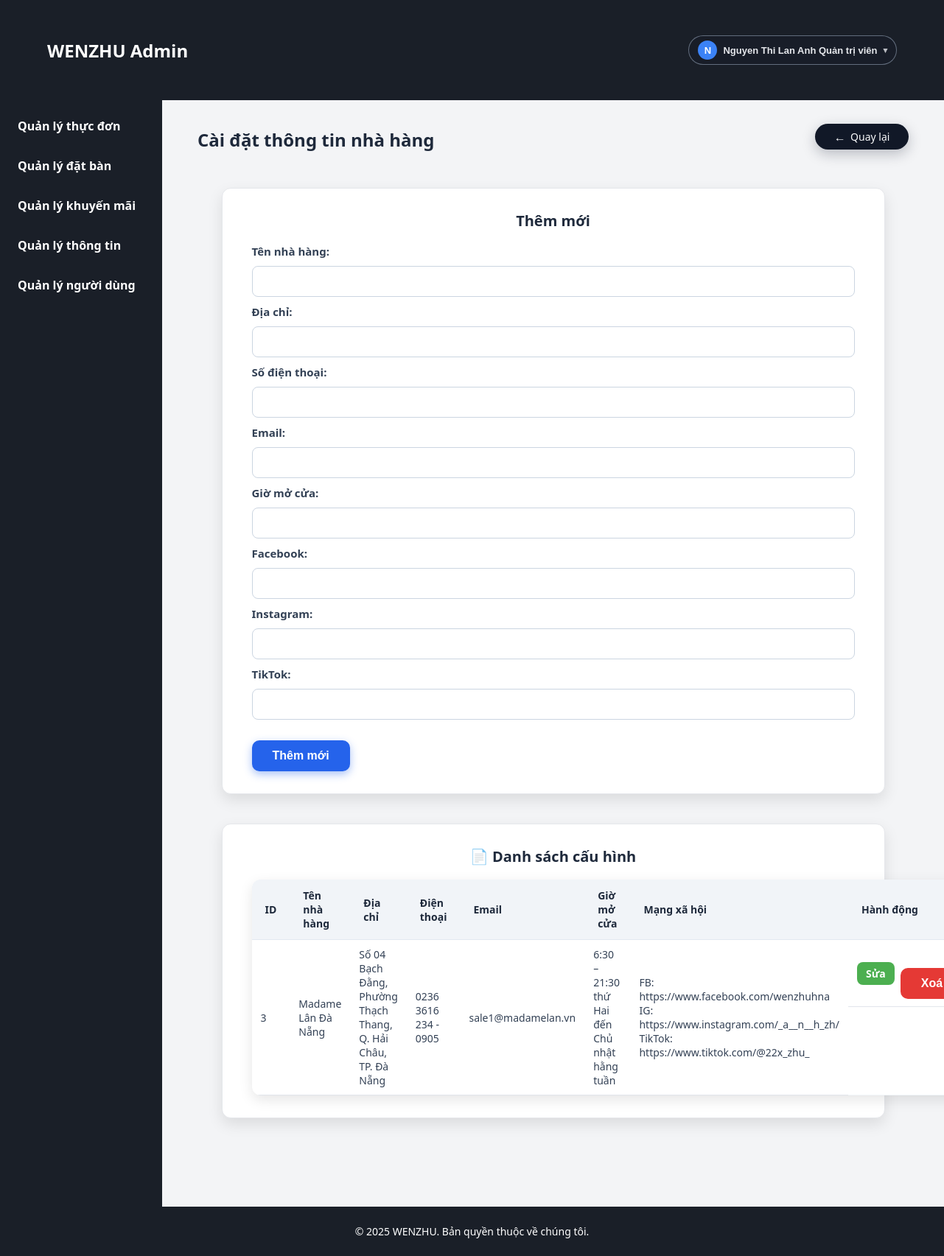
Page /admin/settings.php (signed in) on the committed database.
### tables this page shows
CREATE TABLE `settings` (
  `id` int(11) NOT NULL,
  `restaurant_name` varchar(100) DEFAULT NULL,
  `address` text DEFAULT NULL,
  `phone` varchar(20) DEFAULT NULL,
  `email` varchar(100) DEFAULT NULL,
  `open_hours` varchar(100) DEFAULT NULL,
  `social_links` longtext DEFAULT NULL
);

### includes/db.php (called while the page is built, shortened)
<?php
spl_autoload_register(function ($class) {
    $prefixes = [
        'App\\Controllers\\' => __DIR__ . '/../controllers/',
        'App\\Models\\'      => __DIR__ . '/classes/',
        'App\\Components\\'  => __DIR__ . '/classes/',
        'App\\'              => __DIR__ . '/classes/',
    ];
    foreach ($prefixes as $prefix => $baseDir) {
        $len = strlen($prefix);
        $relative = substr($class, $len);
        $file = $baseDir . str_replace('\\', '/', $relative) . '.php';
        if (is_file($file)) {
            return;
        }
    }
});
require_once __DIR__ . '/classes/db.php';
require_once __DIR__ . '/classes/auth.php';
require_once __DIR__ . '/classes/components.php';

### includes/classes/auth.php (called while the page is built, shortened)
<?php
final class Auth {
    public static function guardAdmin(): void {
        $role = $_SESSION['user_role'] ?? '';
    }
}

### controllers/SettingController.php (called while the page is built, shortened)
<?php
final class SettingController
{
    public function handleManage(): array
    {
        $message = '';
        $error = '';
        $edit_data = null;
        return [
            'message' => $message,
            'error' => $error,
            'edit_data' => $edit_data
        ];
    }
    public function listAll()
    {
        return Db::conn()->query("SELECT * FROM settings ORDER BY id DESC");
    }
}

### includes/classes/db.php (called while the page is built, shortened)
<?php
final class Db {
    private static ?\mysqli $conn = null;
    public static function conn(): \mysqli {
        if (!self::$conn) {
            self::$conn = new \mysqli('localhost', 'root', '', 'restaurant_db');
            self::$conn->set_charset('utf8mb4');
        }
        return self::$conn;
    }
}

### admin/settings.php (the view, shortened to what this page needs)
<?php
require_once __DIR__ . '/../includes/db.php';
$ctrl = new SettingController();
$result = $ctrl->handleManage();
$edit_data = $result['edit_data'];
$list = $ctrl->listAll();
?>
<!DOCTYPE html>
<html lang="vi">
<head>
  <link rel="stylesheet" href="../assets/css/admin.css?v=<?= time(); ?>">
</head>
<body>
<?php include 'header.php'; ?>
<div class="admin-dashboard">
  <main class="admin-overview">
    <div style="display:flex;justify-content:space-between;align-items:center;">
      <h2>Cài đặt thông tin nhà hàng</h2>
      <div class="admin-page-header">
    <a href="dashboard.php" class="admin-back-btn">
        <span class="admin-back-btn-icon">←</span>
        Quay lại
    </a>
</div>
    </div>
    <div class="form-container">
      <h3><?= $edit_data ? "Cập nhật ({$edit_data['id']})" : "Thêm mới" ?></h3>
      <form method="POST">
        <label>Tên nhà hàng:</label>
        <input type="text" name="restaurant_name" required
               value="<?= htmlspecialchars($edit_data['restaurant_name'] ?? '') ?>">
        <label>Địa chỉ:</label>
        <input type="text" name="address" required
               value="<?= htmlspecialchars($edit_data['address'] ?? '') ?>">
        <label>Số điện thoại:</label>
        <input type="text" name="phone"
               value="<?= htmlspecialchars($edit_data['phone'] ?? '') ?>">
        <label>Email:</label>
        <input type="email" name="email"
               value="<?= htmlspecialchars($edit_data['email'] ?? '') ?>">
        <label>Giờ mở cửa:</label>
        <input type="text" name="open_hours"
               value="<?= htmlspecialchars($edit_data['open_hours'] ?? '') ?>">
        <?php
          $social = json_decode($edit_data['social_links'] ?? '{}', true) ?? [];
        ?>
        <label>Facebook:</label>
        <input type="text" name="facebook" value="<?= htmlspecialchars($social['facebook'] ?? '') ?>">
        <label>Instagram:</label>
        <input type="text" name="instagram" value="<?= htmlspecialchars($social['instagram'] ?? '') ?>">
        <label>TikTok:</label>
        <input type="text" name="tiktok" value="<?= htmlspecialchars($social['tiktok'] ?? '') ?>">
        <div>
          <button type="submit" class="btn primary"><?= $edit_data ? 'Cập nhật' : 'Thêm mới' ?></button>
        </div>
      </form>
    </div>
    <div class="form-container">
      <h3>📄 Danh sách cấu hình</h3>
      <table>
        <thead>
          <tr>
            <th>ID</th>
            <th>Tên nhà hàng</th>
            <th>Địa chỉ</th>
            <th>Điện thoại</th>
            <th>Email</th>
            <th>Giờ mở cửa</th>
            <th>Mạng xã hội</th>
            <th>Hành động</th>
          </tr>
        </thead>
        <tbody>
        <?php if ($list && $list->num_rows): ?>
          <?php while ($row = $list->fetch_assoc()): ?>
            <?php $s = json_decode($row['social_links'], true) ?: []; ?>
            <tr>
              <td><?= $row['id'] ?></td>
              <td><?= htmlspecialchars($row['restaurant_name']) ?></td>
              <td><?= htmlspecialchars($row['address']) ?></td>
              <td><?= htmlspecialchars($row['phone']) ?></td>
              <td><?= htmlspecialchars($row['email']) ?></td>
              <td><?= htmlspecialchars($row['open_hours']) ?></td>
              <td>
                FB: <?= htmlspecialchars($s['facebook'] ?? '') ?><br>
                IG: <?= htmlspecialchars($s['instagram'] ?? '') ?><br>
                TikTok: <?= htmlspecialchars($s['tiktok'] ?? '') ?>
              </td>
              <td class="action-links">
                <a href="?id=<?= $row['id'] ?>" class="edit">Sửa</a>
                <form method="POST" style="display:inline;">
                  <button type="submit" class="delete"
                          onclick="return confirm('Bạn chắc chắn xoá cấu hình này?')">Xoá</button>
                </form>
              </td>
            </tr>
          <?php endwhile; ?>
        <?php else: ?>
          <tr><td colspan="8">Chưa có dữ liệu.</td></tr>
        <?php endif; ?>
        </tbody>
      </table>
    </div>
  </main>
</div>
</body>
</html>

### assets/css/admin.css (style rules this page uses)
* { margin: 0; padding: 0; box-sizing: border-box; }
body { font-family: 'Segoe UI', Tahoma, Geneva, Verdana, sans-serif; background: #f5f5f5; color: #070707; min-height: 100vh; display: flex; flex-direction: column; }
a { text-decoration: none; transition: all 0.3s ease; }
.admin-dashboard { display: flex; flex: 1; min-height: calc(100vh - 150px); }
.admin-overview { flex-grow: 1; padding: 2rem 3rem 5rem 3rem; background: #f3f4f6; }
.admin-overview h2 { color: #1e293b; font-size: 24px; }
.form-container { max-width: 900px; margin: 20px auto 40px; background: #fff; padding: 30px 40px; border-radius: 12px; box-shadow: 0 8px 20px rgba(0, 0, 0, 0.1); transition: box-shadow 0.3s ease; border: 1px solid #e5e7eb; }
.form-container h3 { margin-bottom: 18px; font-size: 20px; color: #1e293b; }
form label, .form-container label { display: block; font-weight: 600; margin-top: 20px; margin-bottom: 6px; color: #222; font-size: 15px; }
.form-container label { margin-top: 10px; margin-bottom: 5px; color: #334155; }
input, textarea, form input[type="text"], form input[type="number"], form input[type="email"], form input[type="password"], form textarea, form select, .form-container input[type="text"], .form-container input[type="email"], .form-container input[type="number"] { width: 100%; padding: 10px 14px; margin-top: 5px; border: 1.8px solid #ccc; border-radius: 8px; font-size: 15px; font-family: inherit; color: #444; transition: border-color 0.25s ease; }
.form-container input[type="text"], .form-container input[type="email"], .form-container input[type="number"] { padding: 10px 12px; border: 1px solid #cbd5e1; }
.btn, button[type="submit"] { display: inline-flex; align-items: center; justify-content: center; padding: 8px 18px; border-radius: 999px; border: 1px solid #d1d5db; background: #f9fafb; color: #111827; font-size: 14px; font-weight: 500; cursor: pointer; text-decoration: none; gap: 6px; transition: background-color 0.15s ease, box-shadow 0.15s ease, border-color 0.15s ease, transform 0.05s ease; }
button[type="submit"] { margin-top: 28px; background-color: #1a1f28; color: #fff; font-weight: 700; font-size: 16px; padding: 12px 28px; border: none; border-radius: 10px; box-shadow: 0 5px 12px rgba(255, 255, 255, 0.5); }
.btn.primary { background: #2563eb; border-color: #2563eb; color: #ffffff; box-shadow: 0 4px 12px rgba(37, 99, 235, 0.4); }
table { width: 100%; border-collapse: collapse; margin-top: 18px; background: white; border-radius: 12px; overflow: hidden; box-shadow: 0 6px 18px rgba(0, 0, 0, 0.1); }
thead { background: #f1f5f9; }
thead th, th { padding: 12px 18px; font-size: 14px; font-weight: 700; color: #1e293b; border-bottom: 1px solid #e2e8f0; text-align: left; user-select: none; }
th { background-color: #f1f4f8; color: #555; }
tbody tr { border-bottom: 1px solid #f1f5f9; }
tbody td, td { padding: 10px 12px; font-size: 14px; color: #334155; text-align: left; border-bottom: 1px solid #e1e5eb; vertical-align: middle; }
td { padding: 14px 18px; font-size: 15px; color: #444; }
.admin-overview td:last-child { text-align: center; }
.action-links, .actions-cell { display: flex; align-items: center; gap: 8px; white-space: nowrap; }
.action-links a { padding: 6px 12px; border-radius: 8px; font-weight: 600; font-size: 14px; user-select: none; display: inline-block; transition: background-color 0.3s ease; }
.action-links a.edit { background-color: #4caf50; color: #fff; }
.action-links .delete, .action-links a.delete { background: none; border: none; background-color: #e53935; color: #fff; font-weight: 600; cursor: pointer; }
h2, h3 { text-align: center; font-weight: 700; color: #222; margin-bottom: 25px; user-select: none; }
.admin-page-header { display: flex; align-items: center; justify-content: space-between; gap: 1.5rem; margin-bottom: 2rem; }
.admin-back-btn { display: inline-flex; align-items: center; gap: 0.4rem; padding: 0.5rem 1.6rem; border-radius: 999px; border: none; background-color: #111827; color: #f9fafb; font-size: 14px; font-weight: 500; text-decoration: none; box-shadow: 0 6px 18px rgba(15, 23, 42, 0.25); transition: background-color 0.15s ease, transform 0.1s ease, box-shadow 0.1s ease; }
.admin-back-btn-icon { font-size: 16px; line-height: 1; }

### rows in the picture
settings: id "3", restaurant_name "Madame Lân Đà Nẵng", address "Số 04 Bạch Đằng, Phường Thạch Thang, Q. Hải Châu, TP. Đà Nẵng", phone "0236 3616 234 - 0905", email "sale1@madamelan.vn", open_hours "6:30 – 21:30 thứ Hai đến Chủ nhật hằng tuần", social_links "https://www.facebook.com/wenzhuhna", social_links "https://www.instagram.com/_a__n__h_zh/", social_links "https://www.tiktok.com/@22x_zhu_"

### other values in the picture
$avatarLetter "N"
$username "Nguyen Thi Lan Anh"
$roleLabel "Quản trị viên"
$item['label'] "Quản lý thực đơn"
$item['label'] "Quản lý đặt bàn"
$item['label'] "Quản lý khuyến mãi"
$item['label'] "Quản lý thông tin"
$item['label'] "Quản lý người dùng"
$this->year "2025"
$this->brand "WENZHU"
